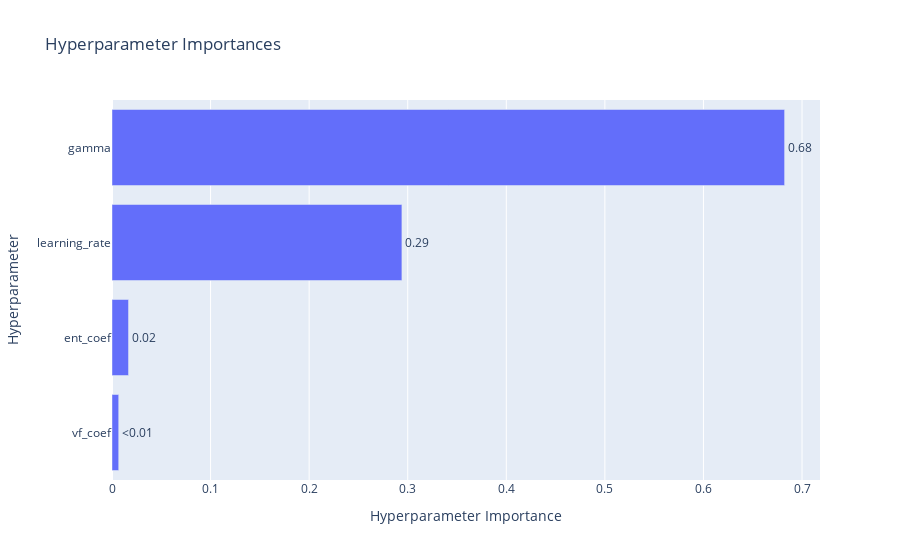

Notebook cell for this chart:
### Markdown cell above
**Plot Hyperparameter Importance**

This plot estimates the relative importance of each hyperparameter based on how they affect the objective function.

### Code cell
from optuna.visualization import plot_param_importances

fig = plot_param_importances(study)
fig.show()

### Figure 1 — Plotly figure (JSON) as saved in the notebook; plotly's stock layout.template omitted (floating-point values rounded to 4 significant figures)
{"data": [{"cliponaxis": false, "hovertemplate": ["vf_coef (FloatDistribution): 0.006796278197619456<extra></extra>", "ent_coef (FloatDistribution): 0.0167728547553384<extra></extra>", "learning_rate (FloatDistribution): 0.2940993678838409<extra></extra>", "gamma (FloatDistribution): 0.6823314991632013<extra></extra>"], "name": "Objective Value", "orientation": "h", "text": ["<0.01", "0.02", "0.29", "0.68"], "textposition": "outside", "type": "bar", "x": [0.006796, 0.01677, 0.2941, 0.6823], "y": ["vf_coef", "ent_coef", "learning_rate", "gamma"]}], "layout": {"title": {"text": "Hyperparameter Importances"}, "xaxis": {"title": {"text": "Hyperparameter Importance"}}, "yaxis": {"title": {"text": "Hyperparameter"}}}}
